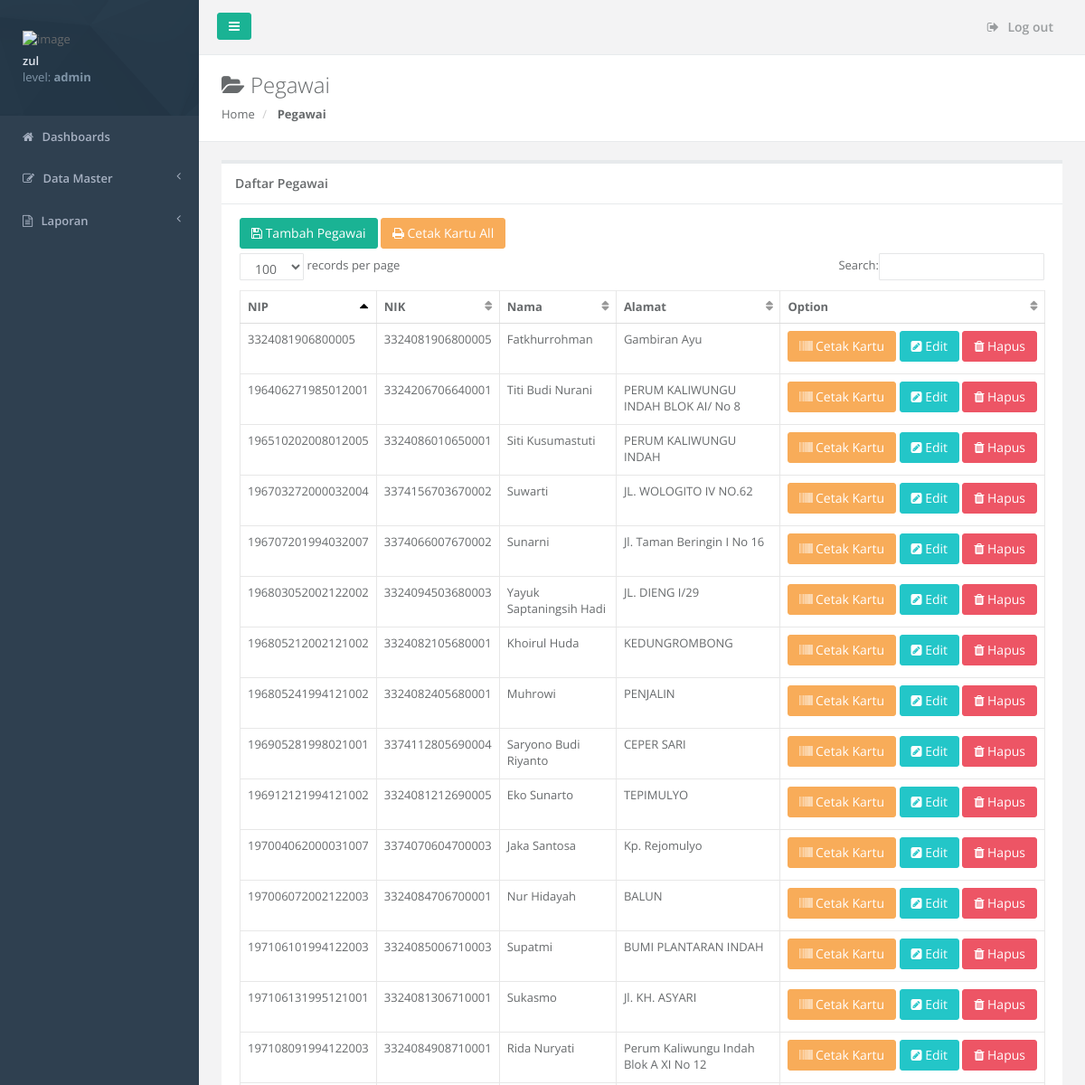
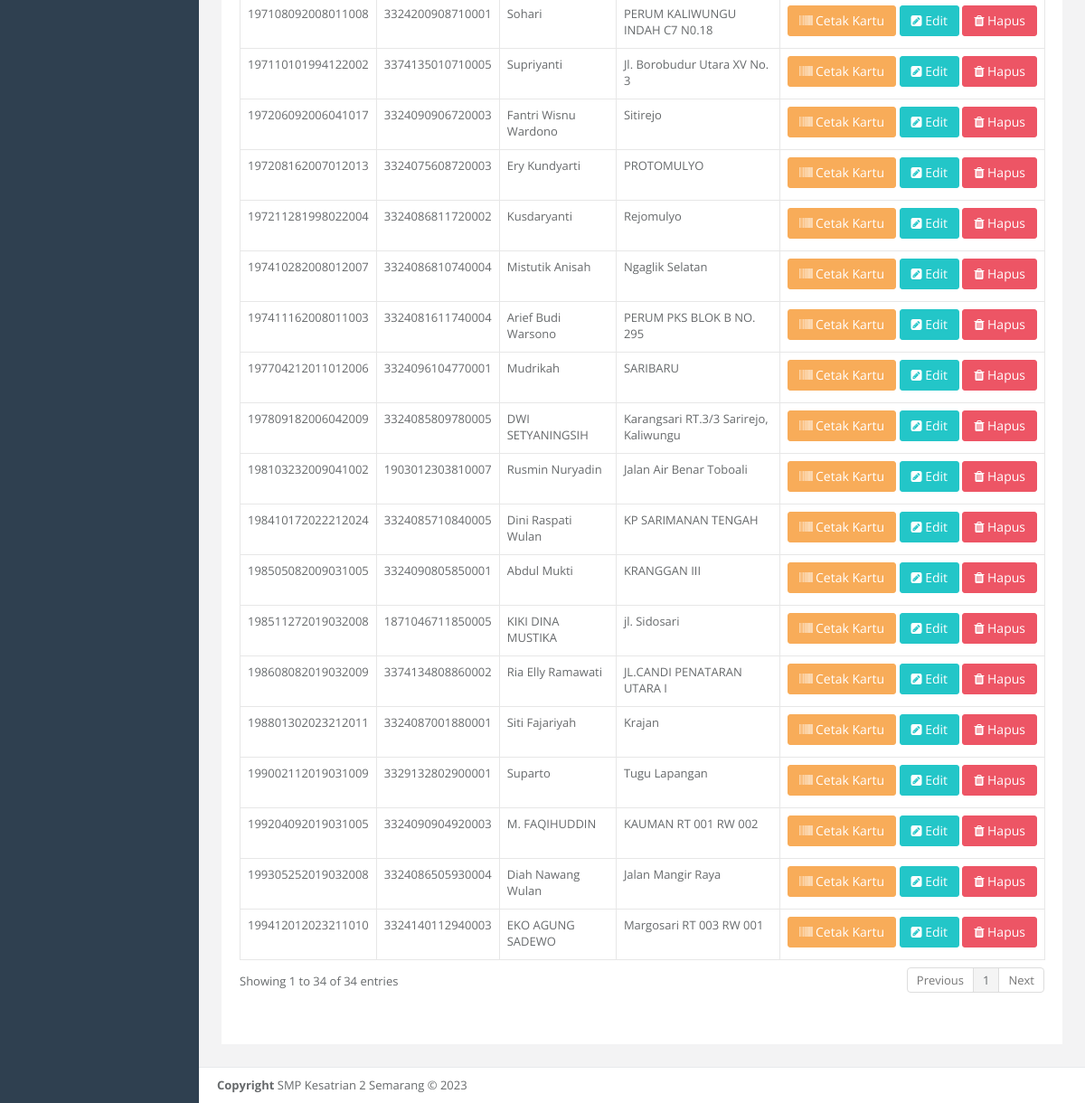
The page /home.php?module=pegawai (signed in) on the database its author committed (2 pictures, top to bottom).
### tables this page shows
CREATE TABLE IF NOT EXISTS `menu` (
  `idmenu` int(11) NOT NULL AUTO_INCREMENT,
  `namamenu` varchar(50) DEFAULT NULL,
  `link` varchar(100) DEFAULT NULL,
  `icon` varchar(50) DEFAULT NULL,
  `parentid` varchar(11) DEFAULT NULL,
  `submenu` int(11) DEFAULT NULL,
  `level` varchar(50) DEFAULT NULL,
  `aktif` enum('Y','N') DEFAULT 'Y',
  `add` varchar(255) DEFAULT NULL,
  `class` varchar(255) DEFAULT NULL,
  PRIMARY KEY (`idmenu`) USING BTREE
);

CREATE TABLE IF NOT EXISTS `tblpegawai` (
  `idpegawai` int(255) NOT NULL AUTO_INCREMENT,
  `nip` varchar(30) DEFAULT NULL,
  `nik` varchar(30) DEFAULT NULL,
  `nama` varchar(255) DEFAULT NULL,
  `alamat` varchar(255) DEFAULT NULL,
  `foto` varchar(255) DEFAULT NULL,
  PRIMARY KEY (`idpegawai`)
);

### module/pegawai/daftarpegawai.php (the view, shortened to what this page needs)
<div class="row wrapper border-bottom white-bg page-heading">
    <div class="col-sm-4">
        <?php
        $a = $_GET;
        $ico = "SELECT * from menu where SUBSTRING_INDEX(link, '=', -1)='" . $a["module"] . "'";
        $exec = mysql_query($ico);
        while ($rico = mysql_fetch_assoc($exec)) {
            echo "<h2><i class='$rico[icon]'></i> $rico[namamenu]</h2>";
        }
        ?>
        <ol class="breadcrumb">
            <li>
                <a href="index.html">Home</a>
            </li>
            <li class="active">
                <strong>Pegawai</strong>
            </li>
        </ol>
    </div>
</div>
<div class="row">
    <div class="col-lg-12">
        <div class="wrapper wrapper-content">
            <div class="ibox float-e-margins">
                <div class="ibox-title">
                    <h5>Daftar Pegawai</h5>
                </div>
                <div class="ibox-content">
                    <div class="row">
                        <div class="col-xs-12"><a href="home.php?module=formpegawai&submit=new" class="btn btn-primary"><i class="fa fa-save (alias)"></i> Tambah Pegawai</a>
                            <a href="module/pegawai/cetakkartuALL.php" class="btn btn-warning"><i class="fa fa-print (alias)"></i> Cetak Kartu All</a>
                        </div>
                        <div class="col-xs-12">
                            <table class="table table-bordered">
                                <thead>
                                    <tr>
                                        <th>NIP</th>
                                        <th>NIK</th>
                                        <th>Nama</th>
                                        <th>Alamat</th>
                                        <th>Option</th>
                                    </tr>
                                </thead>
                                <tbody>
                                    <?php
                                    $query = "SELECT * from tblpegawai";
                                    $exec = mysql_query($query);
                                    while ($rs = mysql_fetch_assoc($exec)) {
                                        echo "
                                    <tr>
                                    <td>" . $rs["nip"] . "</td>
                                        <td>" . $rs["nik"] . "</td>
                                        <td>" . $rs["nama"] . "</td>
                                        <td>" . $rs["alamat"] . "</td>
                                        <td align='center' nowrap>
                                        <a href='module/pegawai/cetakkartu.php?kode=" . $rs["idpegawai"] . "' class='btn btn-warning'><i class='fa fa-barcode'></i> Cetak Kartu<a>
                                        <a href='home.php?module=formpegawai&submit=edit&idpegawai=" . $rs["idpegawai"] . "' class='btn btn-info'><i class='fa fa-pencil-square'></i> Edit<a>
                                            <button onclick=hapus('" . $rs["idpegawai"] . "') class='btn btn-danger'><i class='fa fa-trash'></i> Hapus</button>
                                        </td>
                                    </tr>";
                                    }
                                    ?>
                                </tbody>
                            </table>
                        </div>
                    </div>
                </div>
            </div>
        </div>
    </div>
</div>

### home.php (shortened to what this page needs)
<?php
if (isset($_SESSION['username'])) {
?>
    <!DOCTYPE html>
    <html>
    <head>
        <link href="css/bootstrap.min.css" rel="stylesheet">
        <link href="font-awesome/css/font-awesome.css" rel="stylesheet">
        <link href="css/plugins/toastr/toastr.min.css" rel="stylesheet">
        <link href="css/plugins/datatables/datatables.bootstrap.css" rel="stylesheet">
        <link href="css/plugins/datapicker/datepicker3.css" rel="stylesheet">
        <link href="css/animate.css" rel="stylesheet">
        <link href="css/style.css" rel="stylesheet">
    </head>
    <body>
        <div id="wrapper">
            <nav class="navbar-default navbar-static-side" role="navigation">
                <div class="sidebar-collapse">
                    <ul class="nav" id="side-menu">
                        <li class="nav-header">
                            <div class="dropdown profile-element"> <span>
                                    <img alt="image" width="60" src="img/user.png" />
                                </span>
                                <a data-toggle="dropdown" class="dropdown-toggle">
                                    <span class="clear"> <span class="block m-t-xs"> <strong class="font-bold"><?php echo $_SESSION['namaadmin'] ?></strong>
                                        </span> <span class="text-muted text-xs block">level: <strong><?php echo $_SESSION['level']; ?></strong> <b></b></span> </span> </a>
                            </div>
                        </li>
                        <li>
                            <a href="index.php"><i class="fa fa-home"></i> <span class="nav-label">Dashboards</span></a>
                        </li>
                        <?php
                        $sql = mysql_query("SELECT * FROM menu where submenu='0' and aktif='Y' and `level` like '%$_SESSION[level]%' ORDER BY idmenu ASC");
                        if (mysql_num_rows($sql) != 0) {
                            while ($row = mysql_fetch_array($sql)) {
                                echo "<li><a href='$row[link]'><i class='$row[icon]'></i> <span class='nav-label'>$row[namamenu]</span> $row[add]</a>";
                                echo "</li>";
                            }
                        }
                        ?>
                </div>
            </nav>
            <div id="page-wrapper" class="gray-bg">
                <div class="row border-bottom">
                    <nav class="navbar navbar-static-top  " role="navigation" style="margin-bottom: 0">
                        <div class="navbar-header">
                            <a class="navbar-minimalize minimalize-styl-2 btn btn-primary " href="#"><i class="fa fa-bars"></i> </a>
                        </div>
                        <ul class="nav navbar-top-links navbar-right">
                            <li>
                                <a href="logout.php">
                                    <i class="fa fa-sign-out"></i> Log out
                                </a>
                            </li>
                        </ul>
                    </nav>
                </div>
                <?php
                if (isset($_GET['module'])) {
                    switch ($_GET['module']) {
                        case 'pegawai':
                            include "module/pegawai/daftarpegawai.php";
                            break;
                    }
                } else {
                    include "welcome.php";
                }
                ?>
                <div class="footer">
                    <div>
                        <strong>Copyright</strong> SMP Kesatrian 2 Semarang &copy; 2023
                    </div>
                </div>
            </div>
        </div>
    </body>
    </html>
    <link href="css/select2.min.css" rel="stylesheet" />
<?php
} else {
    header('location : login.php');
}
?>

### rows shown on the page
menu: namamenu "Data Master"
menu: namamenu "Laporan"
menu: namamenu "Pegawai"
tblpegawai: nip "198505082009031005", nik "3324090805850001", nama "Abdul Mukti", alamat "KRANGGAN III"
tblpegawai: nip "197411162008011003", nik "3324081611740004", nama "Arief Budi Warsono", alamat "PERUM PKS BLOK B NO. 295"
tblpegawai: nip "199305252019032008", nik "3324086505930004", nama "Diah Nawang Wulan", alamat "Jalan Mangir Raya"
tblpegawai: nip "198410172022212024", nik "3324085710840005", nama "Dini Raspati Wulan", alamat "KP SARIMANAN TENGAH"
tblpegawai: nip "197809182006042009", nik "3324085809780005", nama "DWI SETYANINGSIH", alamat "Karangsari RT.3/3 Sarirejo, Kaliwungu"
tblpegawai: nip "199412012023211010", nik "3324140112940003", nama "EKO AGUNG SADEWO", alamat "Margosari RT 003 RW 001"
tblpegawai: nip "196912121994121002", nik "3324081212690005", nama "Eko Sunarto", alamat "TEPIMULYO"
tblpegawai: nip "197208162007012013", nik "3324075608720003", nama "Ery Kundyarti", alamat "PROTOMULYO"
tblpegawai: nip "197206092006041017", nik "3324090906720003", nama "Fantri Wisnu Wardono", alamat "Sitirejo"
tblpegawai: nip "3324081906800005", nik "3324081906800005", nama "Fatkhurrohman", alamat "Gambiran Ayu"
tblpegawai: nip "197004062000031007", nik "3374070604700003", nama "Jaka Santosa", alamat "Kp. Rejomulyo"
tblpegawai: nip "196805212002121002", nik "3324082105680001", nama "Khoirul Huda", alamat "KEDUNGROMBONG"
tblpegawai: nip "198511272019032008", nik "1871046711850005", nama "KIKI DINA MUSTIKA", alamat "jl. Sidosari"
tblpegawai: nip "197211281998022004", nik "3324086811720002", nama "Kusdaryanti", alamat "Rejomulyo"
tblpegawai: nip "199204092019031005", nik "3324090904920003", nama "M. FAQIHUDDIN", alamat "KAUMAN RT 001 RW 002"
tblpegawai: nip "197410282008012007", nik "3324086810740004", nama "Mistutik Anisah", alamat "Ngaglik Selatan"
tblpegawai: nip "197704212011012006", nik "3324096104770001", nama "Mudrikah", alamat "SARIBARU"
tblpegawai: nip "196805241994121002", nik "3324082405680001", nama "Muhrowi", alamat "PENJALIN"
tblpegawai: nip "197006072002122003", nik "3324084706700001", nama "Nur Hidayah", alamat "BALUN"
tblpegawai: nip "198608082019032009", nik "3374134808860002", nama "Ria Elly Ramawati", alamat "JL.CANDI PENATARAN UTARA I"
tblpegawai: nip "197108091994122003", nik "3324084908710001", nama "Rida Nuryati", alamat "Perum Kaliwungu Indah Blok A XI No 12"
tblpegawai: nip "198103232009041002", nik "1903012303810007", nama "Rusmin Nuryadin", alamat "Jalan Air Benar Toboali"
tblpegawai: nip "196905281998021001", nik "3374112805690004", nama "Saryono Budi Riyanto", alamat "CEPER SARI"
tblpegawai: nip "198801302023212011", nik "3324087001880001", nama "Siti Fajariyah", alamat "Krajan"
tblpegawai: nip "196510202008012005", nik "3324086010650001", nama "Siti Kusumastuti", alamat "PERUM KALIWUNGU INDAH"
tblpegawai: nip "197108092008011008", nik "3324200908710001", nama "Sohari", alamat "PERUM KALIWUNGU INDAH C7 N0.18"
tblpegawai: nip "197106131995121001", nik "3324081306710001", nama "Sukasmo", alamat "Jl. KH. ASYARI"
tblpegawai: nip "196707201994032007", nik "3374066007670002", nama "Sunarni", alamat "Jl. Taman Beringin I No 16"
tblpegawai: nip "199002112019031009", nik "3329132802900001", nama "Suparto", alamat "Tugu Lapangan"
tblpegawai: nip "197106101994122003", nik "3324085006710003", nama "Supatmi", alamat "BUMI PLANTARAN INDAH"
tblpegawai: nip "197110101994122002", nik "3374135010710005", nama "Supriyanti", alamat "Jl. Borobudur Utara XV No. 3"
tblpegawai: nip "196703272000032004", nik "3374156703670002", nama "Suwarti", alamat "JL. WOLOGITO IV NO.62"
tblpegawai: nip "196406271985012001", nik "3324206706640001", nama "Titi Budi Nurani", alamat "PERUM KALIWUNGU INDAH BLOK AI/ No 8"
tblpegawai: nip "196803052002122002", nik "3324094503680003", nama "Yayuk Saptaningsih Hadi", alamat "JL. DIENG I/29"

### other values the page prints
$_SESSION['namaadmin'] "zul"
$_SESSION['level'] "admin"
